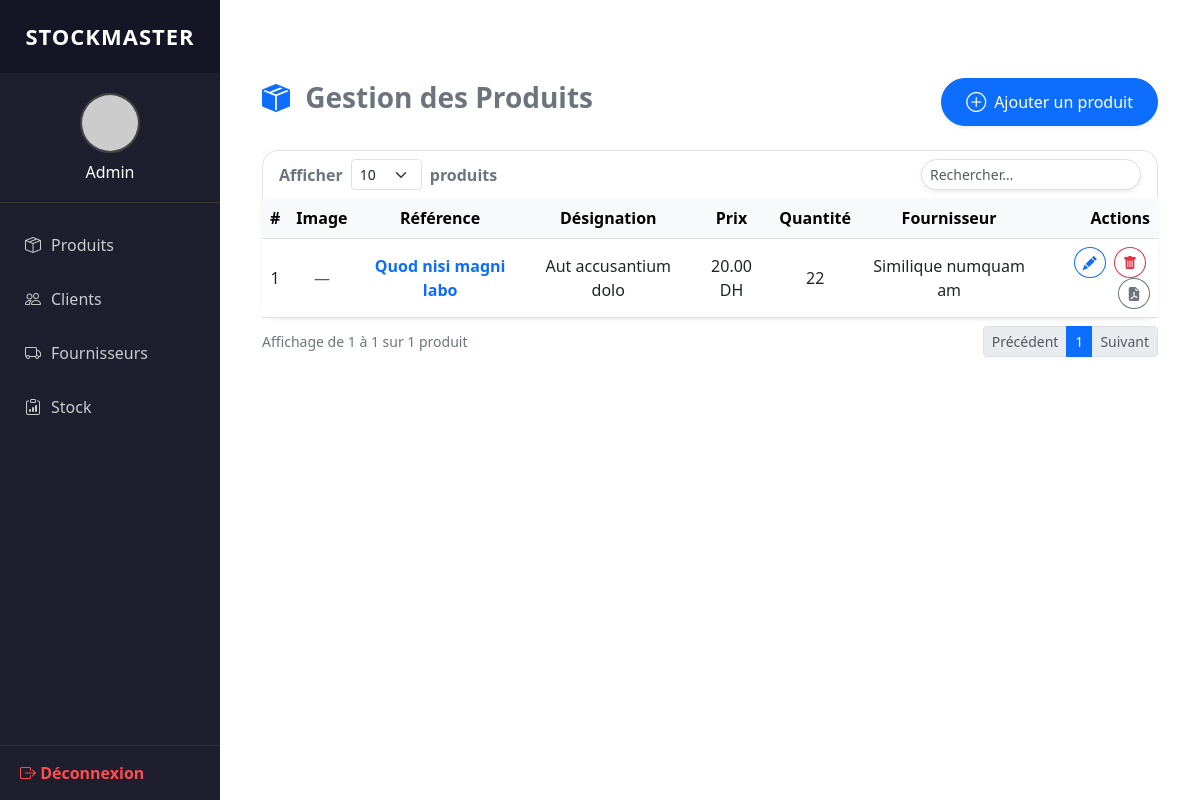
Screenshot of /produits/ (signed in) with the database file from the repository.
### gestion/models.py (models this page shows, shortened)
class Produit(models.Model):
    reference   = models.CharField(max_length=100)
    designation = models.CharField(max_length=100)
    prix        = models.DecimalField(max_digits=10, decimal_places=2)
    quantite    = models.IntegerField()
    seuil       = models.IntegerField(
        default=0,
        help_text="→ Alerte si quantité ≤ seuil"
    )
    fournisseur = models.ForeignKey(
        Fournisseur,
        on_delete=models.CASCADE,
        null=True, blank=True
    )
    image = models.ImageField(upload_to='produits/', null=True, blank=True)

class Fournisseur(models.Model):
    libelle = models.CharField(max_length=100, default="Fournisseur inconnu")
    email = models.EmailField(default="inconnu@example.com")
    tel = models.CharField(max_length=20, default="0000000000")
    adresse = models.CharField(max_length=255, default="Adresse inconnue")

### gestion/views.py (the view)
# urls.py: path('produits/', views.produits, name='produits'),
@login_required
def produits(request):
    query = request.GET.get("q", "")
    per_page = int(request.GET.get("per_page", 10))
    qs = Produit.objects.all()
    if query:
        qs = qs.filter(designation__icontains=query)
    paginator = Paginator(qs, per_page)
    page = request.GET.get("page")
    try:
        produits_page = paginator.get_page(page)
    except PageNotAnInteger:
        produits_page = paginator.get_page(1)
    except EmptyPage:
        produits_page = paginator.get_page(1)  # ou paginator.get_page(paginator.num_pages)
    context = {
        "produits": produits_page,
        "query": query,
        "per_page": per_page,
        "per_page_options": [10, 25, 50, 100],
    }
    return render(request, "gestion/produits/liste.html", context)

### gestion/templates/gestion/produits/liste.html (shortened to what this page needs)
{% extends "gestion/dashboard.html" %}
{% load static %}
{% block content %}
<div class="container my-5">
  <div class="d-flex justify-content-between align-items-center mb-4">
    <h3 class="fw-bold text-secondary">
      <i class="bi bi-box-seam-fill me-2 text-primary"></i> Gestion des Produits
    </h3>
    <a href="{% url 'ajouter_produit' %}"
       class="btn btn-primary rounded-pill px-4 py-2 d-flex align-items-center shadow-sm">
      <i class="bi bi-plus-circle me-2 fs-5"></i> Ajouter un produit
    </a>
  </div>
  <div class="bg-white rounded-top-4 px-3 py-2 border border-bottom-0
              d-flex justify-content-between flex-wrap gap-2">
    <div class="d-flex align-items-center gap-2">
      <span class="fw-semibold text-secondary">Afficher</span>
      <form id="perPageForm" method="get" class="m-0">
        <select name="per_page" class="form-select form-select-sm w-auto"
                onchange="this.form.submit()">
          {% for n in per_page_options %}
            <option value="{{ n }}" {% if per_page == n %}selected{% endif %}>{{ n }}</option>
          {% endfor %}
        </select>
      </form>
      <span class="fw-semibold text-secondary">produit{{ per_page|pluralize }}</span>
    </div>
    <form class="d-flex" method="get" role="search">
      <input id="searchInput" name="q" value="{{ query }}"
             class="form-control form-control-sm rounded-pill shadow-sm w-auto"
             placeholder="Rechercher…">
    </form>
  </div>
  <div class="card border-0 shadow-sm rounded-4 rounded-top-0">
    <div class="card-body p-0">
      <div class="table-responsive">
        <table class="table table-hover align-middle mb-0 text-center">
          <thead class="table-light">
            <tr>
              <th>#</th>
              <th>Image</th>
              <th>Référence</th>
              <th>Désignation</th>
              <th>Prix</th>
              <th>Quantité</th>
              <th>Fournisseur</th>
              <th class="text-end">Actions</th>
            </tr>
          </thead>
          <tbody>
            {% for produit in produits %}
            <tr {% if produit.quantite < 5 %}class="table-danger"{% endif %}>
              <td>{{ forloop.counter0|add:produits.start_index }}</td>
              <td>
                {% if produit.image %}
                  <img src="{{ produit.image.url }}"
                       class="img-thumbnail rounded-circle"
                       style="width:50px;height:50px;object-fit:cover"
                       alt="Produit">
                {% else %}
                  <span class="text-muted">—</span>
                {% endif %}
              </td>
              <td class="fw-semibold text-primary">{{ produit.reference }}</td>
              <td>{{ produit.designation }}</td>
              <td>{{ produit.prix }} DH</td>
              <td>{{ produit.quantite }}</td>
              <td>{{ produit.fournisseur.libelle }}</td>
              <td class="text-end">
                <a href="{% url 'modifier_produit' produit.id %}"
                   class="btn btn-sm btn-outline-primary me-1 rounded-circle"
                   title="Modifier">
                  <i class="bi bi-pencil-fill"></i>
                </a>
                <button class="btn btn-sm btn-outline-danger rounded-circle me-1"
                        data-bs-toggle="modal" data-bs-target="#del{{ produit.id }}"
                        title="Supprimer">
                  <i class="bi bi-trash-fill"></i>
                </button>
                <a href="{% url 'rapport_produit' produit.id %}"
                   class="btn btn-sm btn-outline-secondary rounded-circle"
                   title="PDF">
                  <i class="bi bi-file-earmark-pdf-fill"></i>
                </a>
              </td>
            </tr>
            {% empty %}
            <tr>
              <td colspan="8" class="py-4 text-muted">Aucun produit trouvé.</td>
            </tr>
            {% endfor %}
          </tbody>
        </table>
      </div>
    </div>
  </div>
  <div class="d-flex justify-content-between align-items-center mt-2 flex-wrap gap-2">
    <span class="small text-secondary">
      Affichage de {{ produits.start_index }} à {{ produits.end_index }}
      sur {{ produits.paginator.count }} produit{{ produits.paginator.count|pluralize }}
    </span>
    <nav>
      <ul class="pagination pagination-sm mb-0">
        {% if produits.has_previous %}
          <li class="page-item">
            <a class="page-link"
               href="?page={{ produits.previous_page_number }}{% if query %}&q={{ query }}{% endif %}&per_page={{ per_page }}">
              Précédent
            </a>
          </li>
        {% else %}
          <li class="page-item disabled"><span class="page-link">Précédent</span></li>
        {% endif %}
        {% for num in produits.paginator.page_range %}
          {% if num >= produits.number|add:-2 and num <= produits.number|add:2 %}
            {% if produits.number == num %}
              <li class="page-item active"><span class="page-link">{{ num }}</span></li>
            {% endif %}
          {% endif %}
        {% endfor %}
        {% if produits.has_next %}
          <li class="page-item">
            <a class="page-link"
               href="?page={{ produits.next_page_number }}{% if query %}&q={{ query }}{% endif %}&per_page={{ per_page }}">
              Suivant
            </a>
          </li>
        {% else %}
          <li class="page-item disabled"><span class="page-link">Suivant</span></li>
        {% endif %}
      </ul>
    </nav>
  </div>
</div>
{% endblock %}

### gestion/templates/gestion/dashboard.html (shortened to what this page needs)
<!DOCTYPE html>
<html lang="fr">
<head>
  <link href="https://cdn.jsdelivr.net/npm/bootstrap@5.3.0/dist/css/bootstrap.min.css" rel="stylesheet">
  <link href="https://cdn.jsdelivr.net/npm/bootstrap-icons@1.10.5/font/bootstrap-icons.css" rel="stylesheet">
</head>
<body>
<div class="d-flex">
  <nav class="sidebar">
    <div class="brand">
        <a href="{% url 'dashboard' %}">STOCKMASTER</a>
    </div>
    <div class="user-info">
      <img src="https://secure.gravatar.com/avatar/3a4fe3914947f15d8971ad36d20f13b3?s=192" alt="Utilisateur">
      <h6>Admin</h6>
    </div>
    <div class="nav-links">
      <a href="{% url 'produits' %}"><i class="bi bi-box-seam"></i> Produits</a>
      <a href="{% url 'clients' %}"><i class="bi bi-people"></i> Clients</a>
      <a href="{% url 'fournisseurs' %}"><i class="bi bi-truck"></i> Fournisseurs</a>
      <a href="{% url 'stock' %}"><i class="bi bi-clipboard-data"></i> Stock</a>
    </div>
    <div class="logout mt-auto">
      <a href="{% url 'logout' %}"><i class="bi bi-box-arrow-right"></i> Déconnexion</a>
    </div>
  </nav>
  <main class="main-content">
    {% block content %}{% endblock %}
  </main>
</div>
</body>
</html>

### gestion/templates/gestion/dashboard.html (style rules this page uses)
body { margin: 0; font-family: 'Segoe UI', sans-serif; overflow-x: hidden; }
.brand a { text-decoration: none; color: inherit; }
.sidebar { width: 220px; height: 100vh; background-color: #1e1e2f; color: #fff; display: flex; flex-direction: column; position: fixed; left: 0; top: 0; }
.sidebar .brand { padding: 20px; font-size: 22px; font-weight: bold; text-align: center; background-color: #151525; letter-spacing: 1px; }
.user-info { text-align: center; padding: 20px 0; border-bottom: 1px solid #333; }
.user-info img { width: 60px; height: 60px; object-fit: cover; border-radius: 50%; margin-bottom: 10px; border: 2px solid #444; }
.user-info h6 { margin: 0; font-size: 16px; }
.nav-links { flex-grow: 1; padding: 20px 10px; }
.nav-links a { display: flex; align-items: center; color: #ccc; text-decoration: none; padding: 10px 15px; margin-bottom: 10px; border-radius: 6px; transition: 0.3s; }
.nav-links i { margin-right: 10px; }
.logout { padding: 15px 20px; border-top: 1px solid #333; }
.logout a { color: #ff4d4f; text-decoration: none; font-weight: bold; }
.main-content { margin-left: 220px; padding: 30px; width: calc(100% - 220px); min-height: 100vh; overflow-x: hidden; position: relative; }
.card-body i { pointer-events: none; }

### rows the page displays
Produit: reference "Quod nisi magni labo", designation "Aut accusantium dolo", prix "20.00", quantite "22", fournisseur.libelle "Similique numquam am"

### other values shown
{{ produits.start_index }} "1"
{{ produits.end_index }} "1"
{{ produits.paginator.count }} "1"
{{ num }} "1"
form field per_page "10"
